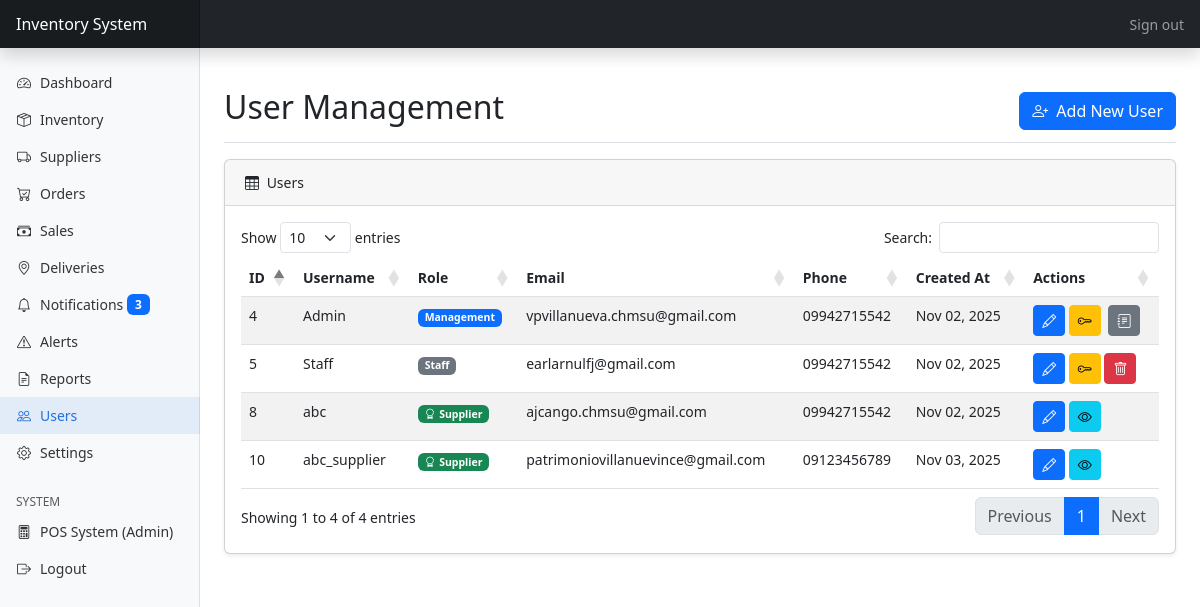
/admin/users.php (signed in), run on the app's committed database.
### tables this page shows
CREATE TABLE `users` (
  `id` int(11) NOT NULL,
  `username` varchar(50) NOT NULL,
  `password_hash` varchar(255) NOT NULL,
  `role` enum('management','staff','supplier') NOT NULL,
  `email` varchar(100) DEFAULT NULL,
  `first_name` varchar(100) DEFAULT NULL,
  `middle_name` varchar(100) DEFAULT NULL,
  `last_name` varchar(100) DEFAULT NULL,
  `phone` varchar(20) DEFAULT NULL,
  `address` text DEFAULT NULL,
  `city` varchar(100) DEFAULT NULL,
  `province` varchar(100) DEFAULT NULL,
  `postal_code` varchar(20) DEFAULT NULL,
  `profile_picture` varchar(255) DEFAULT NULL,
  `created_at` datetime DEFAULT current_timestamp(),
  `is_deleted` tinyint(1) NOT NULL DEFAULT 0
);

### models/notification.php (called while the page is built, shortened)
<?php
class Notification {
    private $conn;
    private $table_name = "notifications";
    public function __construct($db) {
        $this->conn = $db;
    }
    public function getUnreadCount($recipient_type, $recipient_id) {
        $query = "SELECT COUNT(*) as count FROM " . $this->table_name . "
                  WHERE recipient_type = :recipient_type
                    AND recipient_id = :recipient_id
                    AND (is_read = 0 OR is_read IS NULL)
                    AND (status IS NULL OR status != 'read')";
        $stmt = $this->conn->prepare($query);
        $stmt->bindParam(':recipient_type', $recipient_type);
        $stmt->bindParam(':recipient_id', $recipient_id, PDO::PARAM_INT);
        $stmt->execute();
        $result = $stmt->fetch(PDO::FETCH_ASSOC);
        return (int)($result['count'] ?? 0);
    }
}
?>

### admin/users.php (the view, shortened to what this page needs)
<?php
$db   = (new Database())->getConnection();
$user = new User($db);
try {
    $hasDeletedCol = false;
    try {
        $stmt = $db->prepare("SELECT COUNT(*) FROM information_schema.COLUMNS WHERE TABLE_SCHEMA = DATABASE() AND TABLE_NAME = 'users' AND COLUMN_NAME = 'is_deleted'");
        $stmt->execute();
        $hasDeletedCol = $stmt->fetchColumn() > 0;
    } catch (Exception $e) { $hasDeletedCol = false; }
    if ($hasDeletedCol) {
        $stmt = $db->prepare("SELECT * FROM users WHERE is_deleted = 0 ORDER BY username");
        $stmt->execute();
    } else {
        $stmt = $user->readAll();
    }
} catch (Exception $e) {
    $stmt = $user->readAll();
}
?>
<!DOCTYPE html>
<html lang="en">
<head>
    <link href="https://cdn.jsdelivr.net/npm/bootstrap@5.3.0-alpha1/dist/css/bootstrap.min.css" rel="stylesheet">
    <link rel="stylesheet" href="../assets/css/style.css">
    <link rel="stylesheet" href="https://cdn.datatables.net/1.11.5/css/dataTables.bootstrap5.min.css">
    <link rel="stylesheet" href="https://cdn.jsdelivr.net/npm/bootstrap-icons@1.10.0/font/bootstrap-icons.css">
    <link rel="stylesheet" href="../assets/css/style.css">
    <link rel="stylesheet" href="https://cdn.datatables.net/1.11.5/css/dataTables.bootstrap5.min.css">
</head>
<body>
    <?php include_once 'includes/header.php'; ?>
    <div class="container-fluid">
        <div class="row">
            <?php include_once 'includes/sidebar.php'; ?>
            <main class="col-md-9 ms-sm-auto col-lg-10 px-md-4 py-4">
                <div class="d-flex justify-content-between flex-wrap flex-md-nowrap align-items-center pt-3 pb-2 mb-3 border-bottom">
                    <h1 class="h2">User Management</h1>
                    <button type="button" class="btn btn-primary" data-bs-toggle="modal" data-bs-target="#addUserModal">
                        <i class="bi bi-person-plus me-2"></i>Add New User
                    </button>
                </div>
                <div class="card mb-4">
                    <div class="card-header">
                        <i class="bi bi-table me-1"></i>
                        Users
                    </div>
                    <div class="card-body">
                        <div class="table-responsive">
                            <table id="usersTable" class="table table-striped table-hover">
                                <thead>
                                    <tr>
                                        <th>ID</th>
                                        <th>Username</th>
                                        <th>Role</th>
                                        <th>Email</th>
                                        <th>Phone</th>
                                        <th>Created At</th>
                                        <th>Actions</th>
                                    </tr>
                                </thead>
                                <tbody>
                                    <?php while ($row = $stmt->fetch(PDO::FETCH_ASSOC)): ?>
                                        <tr>
                                            <td><?php echo $row['id']; ?></td>
                                            <td><?php echo $row['username']; ?></td>
                                            <td>
                                                <?php if ($row['role'] == 'management'): ?>
                                                    <span class="badge bg-primary">Management</span>
                                                <?php elseif ($row['role'] === 'supplier'): ?>
                                                    <span class="badge bg-success supplier-badge">
                                                        <i class="bi bi-award me-1"></i><?php echo htmlspecialchars($row['supplier_badge'] ?? 'Supplier'); ?>
                                                    </span>
                                                <?php else: ?>
                                                    <span class="badge bg-secondary">Staff</span>
                                                <?php endif; ?>
                                            </td>
                                            <td><?php echo $row['email']; ?></td>
                                            <td><?php echo $row['phone']; ?></td>
                                            <td><?php echo date('M d, Y', strtotime($row['created_at'])); ?></td>
                                            <td>
                                                <button type="button" class="btn btn-sm btn-primary edit-btn"
                                                    data-id="<?php echo $row['id']; ?>"
                                                    data-username="<?php echo $row['username']; ?>"
                                                    data-role="<?php echo $row['role']; ?>"
                                                    data-email="<?php echo $row['email']; ?>"
                                                    data-phone="<?php echo $row['phone']; ?>"
                                                    data-bs-toggle="modal" data-bs-target="#editUserModal">
                                                    <i class="bi bi-pencil"></i>
                                                </button>
                                                <?php if ($row['role'] === 'supplier'): ?>
                                                    <?php
                                                        $supplierDetails = null;
                                                        try {
                                                            $stmtSup = $db->prepare("SELECT id, name, contact_phone, email, address, status, payment_methods, username FROM suppliers WHERE username = :u LIMIT 1");
                                                            $stmtSup->execute([':u' => $row['username']]);
                                                            $supplierDetails = $stmtSup->fetch(PDO::FETCH_ASSOC) ?: null;
                                                        } catch (Exception $e) {
                                                            $supplierDetails = null;
                                                        }
                                                    ?>
                                                    <button type="button" class="btn btn-sm btn-info view-supplier-btn"
                                                        data-bs-toggle="modal" data-bs-target="#viewSupplierModal"
                                                        data-supplier-found="<?php echo $supplierDetails ? '1' : '0'; ?>"
                                                        data-supplier-username="<?php echo htmlspecialchars($row['username']); ?>"
                                                        data-supplier-name="<?php echo htmlspecialchars($supplierDetails['name'] ?? ''); ?>"
                                                        data-supplier-email="<?php echo htmlspecialchars($supplierDetails['email'] ?? ''); ?>"
                                                        data-supplier-phone="<?php echo htmlspecialchars($supplierDetails['contact_phone'] ?? ''); ?>"
                                                        data-supplier-address="<?php echo htmlspecialchars($supplierDetails['address'] ?? ''); ?>"
                                                        data-supplier-status="<?php echo htmlspecialchars($supplierDetails['status'] ?? ''); ?>"
                                                        data-supplier-payment_methods="<?php echo htmlspecialchars($supplierDetails['payment_methods'] ?? ''); ?>">
                                                        <i class="bi bi-eye"></i>
                                                    </button>
                                                <?php elseif ($row['role'] === 'management'): ?>
                                                    <button type="button" class="btn btn-sm btn-warning password-btn"
                                                        data-id="<?php echo $row['id']; ?>"
                                                        data-username="<?php echo $row['username']; ?>"
                                                        data-bs-toggle="modal" data-bs-target="#changePasswordModal">
                                                        <i class="bi bi-key"></i>
                                                    </button>
                                                    <button type="button" class="btn btn-sm btn-secondary admin-logs-btn ms-1"
                                                        data-username="<?php echo htmlspecialchars($row['username']); ?>"
                                                        data-bs-toggle="modal" data-bs-target="#adminLogsModal">
                                                        <i class="bi bi-journal-text"></i>
                                                    </button>
                                                <?php else: ?>
                                                    <button type="button" class="btn btn-sm btn-warning password-btn"
                                                        data-id="<?php echo $row['id']; ?>"
                                                        data-username="<?php echo $row['username']; ?>"
                                                        data-bs-toggle="modal" data-bs-target="#changePasswordModal">
                                                        <i class="bi bi-key"></i>
                                                    </button>
                                                <?php endif; ?>
                                                <?php if ((int)$row['id'] !== (int)($_SESSION['admin']['user_id'] ?? 0) && $row['role'] !== 'supplier'): ?>
                                                    <button type="button" class="btn btn-sm btn-danger delete-btn"
                                                        data-id="<?php echo $row['id']; ?>"
                                                        data-username="<?php echo $row['username']; ?>"
                                                        data-bs-toggle="modal" data-bs-target="#deleteUserModal">
                                                        <i class="bi bi-trash"></i>
                                                    </button>
                                                <?php endif; ?>
                                            </td>
                                        </tr>
                                    <?php endwhile; ?>
                                </tbody>
                            </table>
                        </div>
                    </div>
                </div>
            </main>
        </div>
    </div>
</body>
</html>

### assets/css/style.css (style rules this page uses)
body { font-size: .875rem; }
main.col-md-9, main.col-lg-10 { margin-top: 48px; min-height: calc(100vh - 48px); }
.container-fluid { padding: 0; margin: 0; width: 100%; max-width: 100%; }
.container-fluid .row { margin: 0; width: 100%; }
body { overflow-x: hidden; position: relative; }
.card { box-shadow: 0 0.125rem 0.25rem rgba(0, 0, 0, 0.075); margin-bottom: 1.5rem; }
.card-header { background-color: rgba(0, 0, 0, 0.03); border-bottom: 1px solid rgba(0, 0, 0, 0.125); padding: 0.75rem 1.25rem; }
.table-responsive { overflow-x: auto; -webkit-overflow-scrolling: touch; }

### admin/users.php (style rules this page uses)
.supplier-badge { display: inline-flex; align-items: center; }

### data on the page
users: id "8", username "abc", supplier_badge "Supplier", email "ajcango.chmsu@gmail.com", phone "09942715542", created_at "Nov 02, 2025"
users: id "10", username "abc_supplier", supplier_badge "Supplier", email "patrimoniovillanuevince@gmail.com", phone "09123456789", created_at "Nov 03, 2025"
users: id "4", username "Admin", role "Management", email "vpvillanueva.chmsu@gmail.com", phone "09942715542", created_at "Nov 02, 2025"
users: id "5", username "Staff", role "Staff", email "earlarnulfj@gmail.com", phone "09942715542", created_at "Nov 02, 2025"

### other printed values
$unreadNotificationCount "3"
